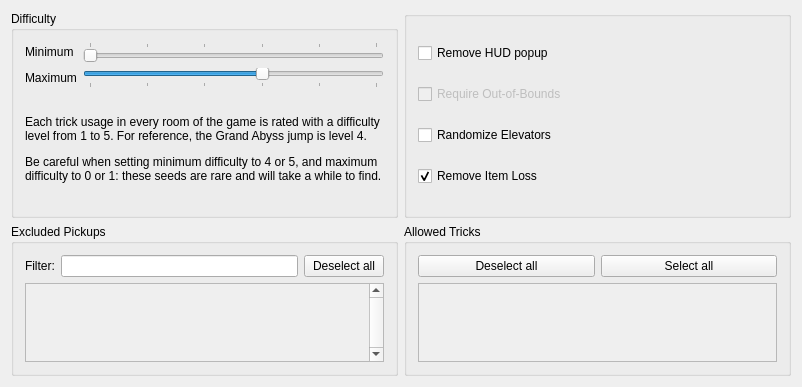
<?xml version="1.0" encoding="UTF-8"?>
<ui version="4.0">
 <class>RandomizeWindow</class>
 <widget class="QMainWindow" name="RandomizeWindow">
  <property name="geometry">
   <rect>
    <x>0</x>
    <y>0</y>
    <width>802</width>
    <height>387</height>
   </rect>
  </property>
  <property name="windowTitle">
   <string>Hello, world!</string>
  </property>
  <widget class="QWidget" name="centralWidget">
   <property name="maximumSize">
    <size>
     <width>16777215</width>
     <height>16777215</height>
    </size>
   </property>
   <layout class="QVBoxLayout" name="verticalLayout_4">
    <item>
     <layout class="QGridLayout" name="gridLayout">
      <item row="5" column="1">
       <widget class="QGroupBox" name="allowedTricksBox">
        <property name="title">
         <string>Allowed Tricks</string>
        </property>
        <layout class="QGridLayout" name="gridLayout_5">
         <item row="1" column="0">
          <widget class="QScrollArea" name="tricksScrollArea">
           <property name="minimumSize">
            <size>
             <width>230</width>
             <height>0</height>
            </size>
           </property>
           <property name="horizontalScrollBarPolicy">
            <enum>Qt::ScrollBarAsNeeded</enum>
           </property>
           <property name="widgetResizable">
            <bool>true</bool>
           </property>
           <property name="alignment">
            <set>Qt::AlignLeading|Qt::AlignLeft|Qt::AlignTop</set>
           </property>
           <widget class="QWidget" name="tricksContents">
            <property name="geometry">
             <rect>
              <x>0</x>
              <y>0</y>
              <width>362</width>
              <height>68</height>
             </rect>
            </property>
            <layout class="QVBoxLayout" name="verticalLayout_5">
             <item>
              <layout class="QVBoxLayout" name="tricksContentLayout"/>
             </item>
            </layout>
           </widget>
          </widget>
         </item>
         <item row="0" column="0">
          <layout class="QHBoxLayout" name="horizontalLayout">
           <item>
            <widget class="QPushButton" name="selectNoTricks">
             <property name="text">
              <string>Deselect all</string>
             </property>
            </widget>
           </item>
           <item>
            <widget class="QPushButton" name="selectAllTricks">
             <property name="text">
              <string>Select all</string>
             </property>
            </widget>
           </item>
          </layout>
         </item>
        </layout>
       </widget>
      </item>
      <item row="2" column="0" rowspan="2">
       <widget class="QGroupBox" name="difficultyBox">
        <property name="title">
         <string>Difficulty</string>
        </property>
        <property name="flat">
         <bool>false</bool>
        </property>
        <property name="checkable">
         <bool>false</bool>
        </property>
        <layout class="QGridLayout" name="gridLayout_6">
         <item row="1" column="1">
          <widget class="QSlider" name="minimumDifficulty">
           <property name="maximum">
            <number>5</number>
           </property>
           <property name="orientation">
            <enum>Qt::Horizontal</enum>
           </property>
           <property name="tickPosition">
            <enum>QSlider::TicksAbove</enum>
           </property>
          </widget>
         </item>
         <item row="1" column="0">
          <widget class="QLabel" name="minimumDifficultyLabel">
           <property name="text">
            <string>Minimum</string>
           </property>
          </widget>
         </item>
         <item row="2" column="1">
          <widget class="QSlider" name="maximumDifficulty">
           <property name="minimum">
            <number>0</number>
           </property>
           <property name="maximum">
            <number>5</number>
           </property>
           <property name="value">
            <number>3</number>
           </property>
           <property name="orientation">
            <enum>Qt::Horizontal</enum>
           </property>
           <property name="tickPosition">
            <enum>QSlider::TicksBelow</enum>
           </property>
          </widget>
         </item>
         <item row="2" column="0">
          <widget class="QLabel" name="maximumDifficultyLabel">
           <property name="text">
            <string>Maximum</string>
           </property>
          </widget>
         </item>
         <item row="3" column="0" colspan="2">
          <widget class="QLabel" name="label">
           <property name="maximumSize">
            <size>
             <width>16777215</width>
             <height>16777215</height>
            </size>
           </property>
           <property name="text">
            <string>&lt;html&gt;&lt;head/&gt;&lt;body&gt;&lt;p&gt;Each trick usage in every room of the game is rated with a difficulty level from 1 to 5. For reference, the Grand Abyss jump is level 4.&lt;/p&gt;&lt;p&gt;Be careful when setting minimum difficulty to 4 or 5, and maximum difficulty to 0 or 1: these seeds are rare and will take a while to find.&lt;/p&gt;&lt;/body&gt;&lt;/html&gt;</string>
           </property>
           <property name="wordWrap">
            <bool>true</bool>
           </property>
          </widget>
         </item>
        </layout>
       </widget>
      </item>
      <item row="5" column="0">
       <widget class="QGroupBox" name="excludedPickupsBox">
        <property name="title">
         <string>Excluded Pickups</string>
        </property>
        <layout class="QGridLayout" name="gridLayout_4">
         <item row="1" column="1">
          <widget class="QLineEdit" name="filterPickupsEdit">
           <property name="statusTip">
            <string/>
           </property>
           <property name="inputMethodHints">
            <set>Qt::ImhNone</set>
           </property>
          </widget>
         </item>
         <item row="1" column="2">
          <widget class="QPushButton" name="clearExcludedPickups">
           <property name="text">
            <string>Deselect all</string>
           </property>
          </widget>
         </item>
         <item row="1" column="0">
          <widget class="QLabel" name="label_2">
           <property name="toolTip">
            <string>Enter text to the right to filter the list below</string>
           </property>
           <property name="text">
            <string>Filter:</string>
           </property>
          </widget>
         </item>
         <item row="3" column="0" colspan="3">
          <widget class="QScrollArea" name="excludedItemsScrollArea">
           <property name="verticalScrollBarPolicy">
            <enum>Qt::ScrollBarAlwaysOn</enum>
           </property>
           <property name="sizeAdjustPolicy">
            <enum>QAbstractScrollArea::AdjustToContents</enum>
           </property>
           <property name="widgetResizable">
            <bool>true</bool>
           </property>
           <property name="alignment">
            <set>Qt::AlignLeading|Qt::AlignLeft|Qt::AlignTop</set>
           </property>
           <widget class="QWidget" name="excludedItemsContents">
            <property name="geometry">
             <rect>
              <x>0</x>
              <y>0</y>
              <width>348</width>
              <height>70</height>
             </rect>
            </property>
            <layout class="QVBoxLayout" name="verticalLayout_2">
             <item>
              <layout class="QVBoxLayout" name="excludedItemsContentLayout"/>
             </item>
            </layout>
           </widget>
          </widget>
         </item>
        </layout>
       </widget>
      </item>
      <item row="2" column="1" rowspan="2">
       <widget class="QGroupBox" name="groupBox">
        <property name="title">
         <string/>
        </property>
        <layout class="QVBoxLayout" name="verticalLayout">
         <item>
          <widget class="QCheckBox" name="removeHudPopup">
           <property name="toolTip">
            <string>The &quot;HUD Popup&quot; is the popup that appears after you collect an item</string>
           </property>
           <property name="text">
            <string>Remove HUD popup</string>
           </property>
          </widget>
         </item>
         <item>
          <widget class="QCheckBox" name="outOfBounds">
           <property name="enabled">
            <bool>false</bool>
           </property>
           <property name="toolTip">
            <string>Currently we have no data to allow this feature</string>
           </property>
           <property name="text">
            <string>Require Out-of-Bounds</string>
           </property>
           <property name="checkable">
            <bool>true</bool>
           </property>
          </widget>
         </item>
         <item>
          <widget class="QCheckBox" name="randomizeElevators">
           <property name="text">
            <string>Randomize Elevators</string>
           </property>
          </widget>
         </item>
         <item>
          <widget class="QCheckBox" name="removeItemLoss">
           <property name="toolTip">
            <string>&lt;html&gt;&lt;head/&gt;&lt;body&gt;&lt;p&gt;When checked, you don't lose your items when entering Hive Chamber B for the first time.&lt;/p&gt;&lt;p&gt;Seeds with this unchecked are rare and may just have many items in the beggining.&lt;/p&gt;&lt;/body&gt;&lt;/html&gt;</string>
           </property>
           <property name="text">
            <string>Remove Item Loss</string>
           </property>
           <property name="checked">
            <bool>true</bool>
           </property>
          </widget>
         </item>
        </layout>
       </widget>
      </item>
     </layout>
    </item>
   </layout>
  </widget>
  <widget class="QMenuBar" name="menuBar">
   <property name="geometry">
    <rect>
     <x>0</x>
     <y>0</y>
     <width>802</width>
     <height>21</height>
    </rect>
   </property>
  </widget>
 </widget>
 <layoutdefault spacing="6" margin="11"/>
 <resources/>
 <connections/>
</ui>
